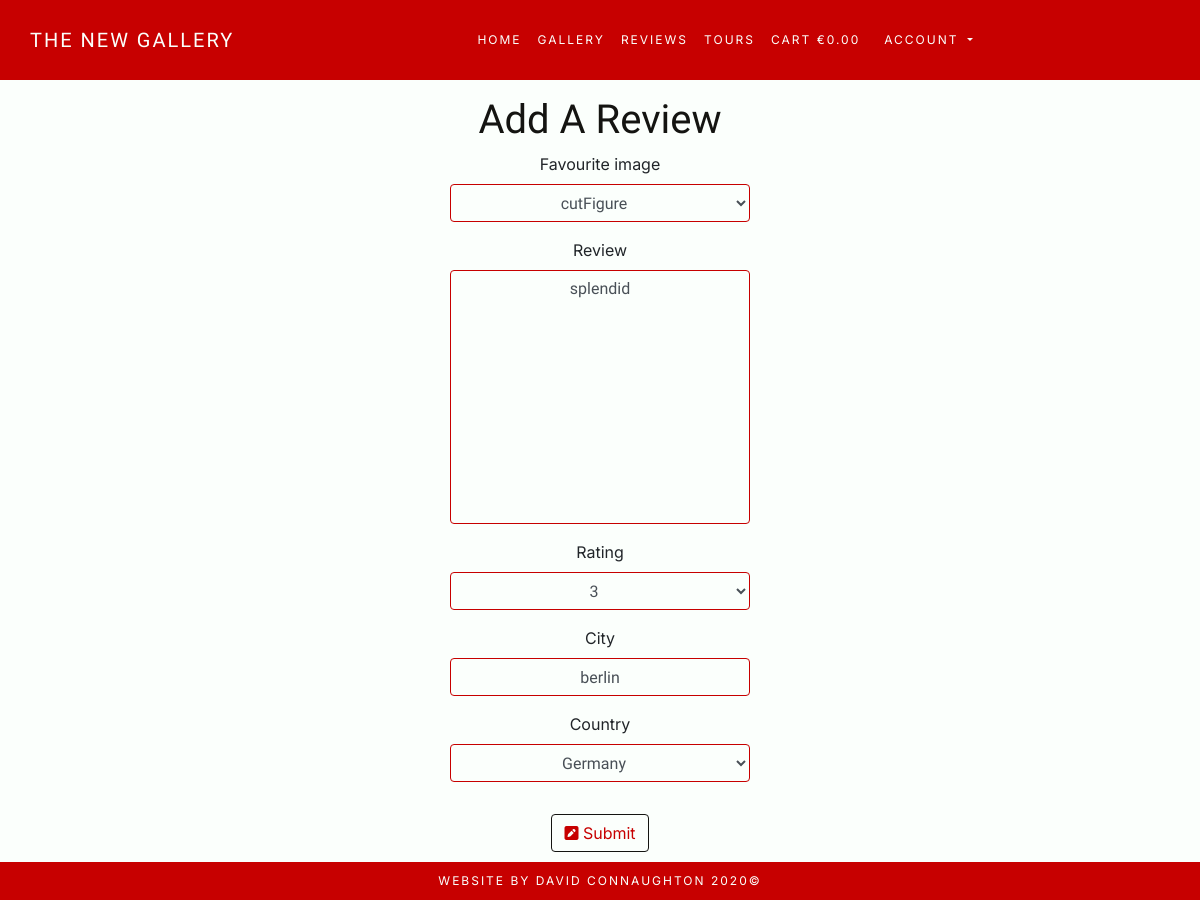
/reviews/review/6/update, run on an earlier commit of the app's database.
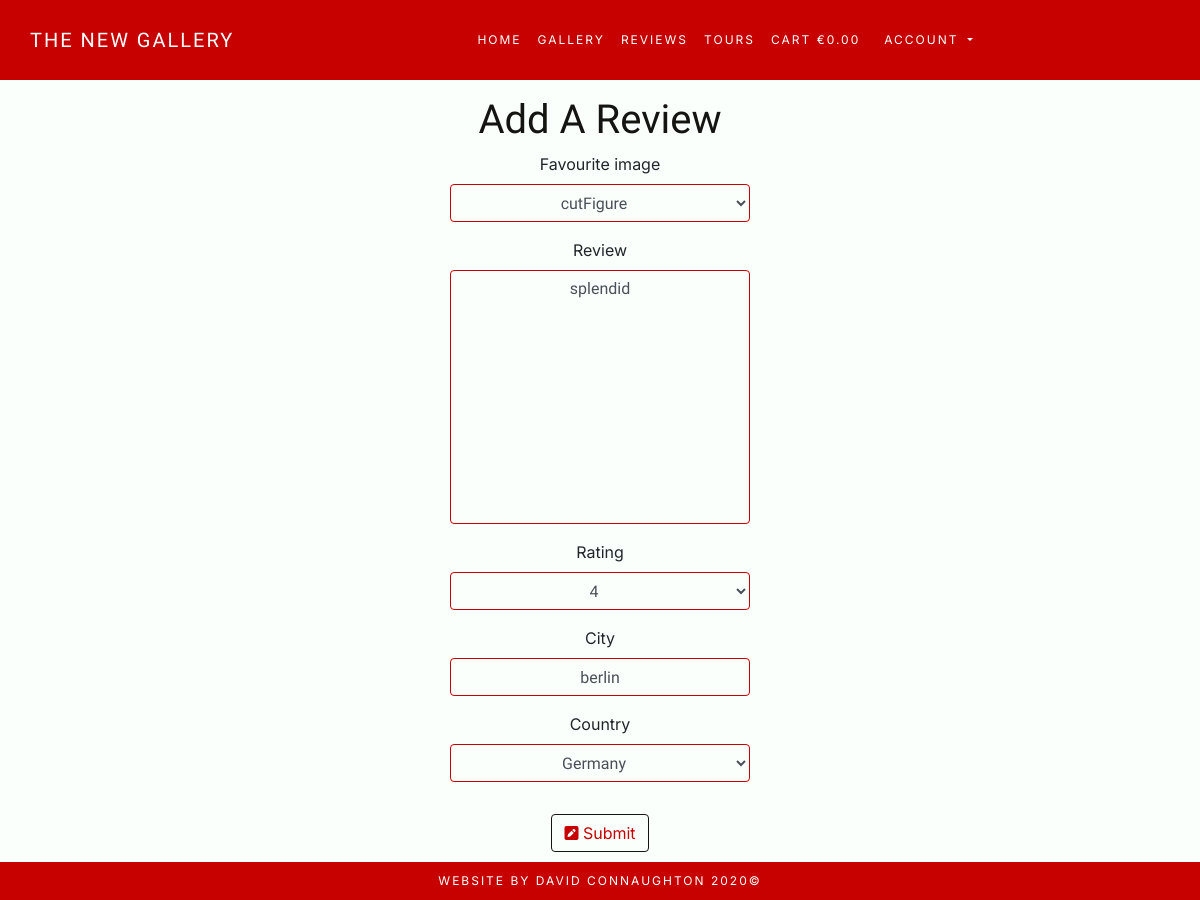
And on a later commit of the database.
### reviews/models.py (models this page shows, shortened)
class Review(models.Model):
    ONE = 1
    TWO = 2
    THREE = 3
    FOUR = 4
    FIVE = 5
    RATING_CHOICES = (
        (ONE, 1),
        (TWO, 2),
        (THREE, 3),
        (FOUR, 4),
        (FIVE, 5),
    )
    favourite_image = models.ForeignKey(
        'Image', null=True, blank=True, on_delete=models.CASCADE)
    user = models.ForeignKey(User, on_delete=models.CASCADE)
    city = models.CharField(max_length=20, null=False, blank=False)
    country = CountryField(
        blank_label='Country', null=False, blank=False
    )
    review = models.TextField(max_length=200, null=False, blank=False)
    date_posted = models.DateTimeField(default=timezone.now)
    rating = models.IntegerField(choices=RATING_CHOICES, default=ONE)

### reviews/views.py (the view, shortened to what this page needs)
class ReviewUpdateView(UpdateView):
    model = Review
    fields = ['favourite_image', 'review', 'rating', 'city', 'country']

### cart/contexts.py (called while the page is built, shortened)
def cart_contents(request):
    cart_items = []
    total = 0
    photo_count = 0
    cart = request.session.get('cart', {})
    context = {
        'cart_items': cart_items,
        'total': total,
        'photo_count': photo_count,
    }
    return context

### reviews/models.py (called while the page is built)
    def __str__(self):
        return self.image

### reviews/templates/reviews/review_form.html (shortened to what this page needs)
{% extends "base.html" %}
{% load static %}
{% block extra_css %}
<link rel="stylesheet" href="{% static 'reviews/css/reviews.css' %}">
{% endblock %}
{% block content %}
    <div class="container-fluid mx-auto row justify-content-center">
        <h1 class="mt-5 pt-5 header profile-header">Add A Review</h1>
        <br>
    </div>
    <div class="container fluid col-12 mx-auto text-center">
        <form method="POST">
            <fieldset class="form-group">
                {{ form|crispy }}
            </fieldset>
            <div class="form-group">
                <button class="btn btn-outline page-button mb-5">
                    <i class="fas fa-pen-square"></i>
                        Submit
                </button>
            </div>
        </form>
    </div>
{% endblock %}

What changed in the data, as far as the page shows it:
changed Review "cutFigure": rating "3" → "4"
